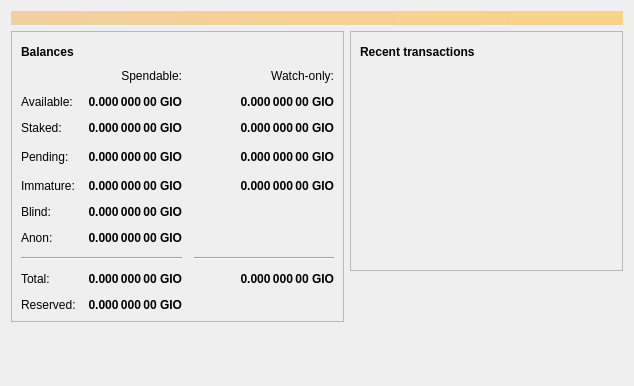
<?xml version="1.0" encoding="UTF-8"?>
<ui version="4.0">
 <class>OverviewPage</class>
 <widget class="QWidget" name="OverviewPage">
  <property name="geometry">
   <rect>
    <x>0</x>
    <y>0</y>
    <width>634</width>
    <height>386</height>
   </rect>
  </property>
  <property name="windowTitle">
   <string>Form</string>
  </property>
  <layout class="QVBoxLayout" name="topLayout">
   <item>
    <widget class="QLabel" name="labelAlerts">
     <property name="visible">
      <bool>false</bool>
     </property>
     <property name="styleSheet">
      <string notr="true">QLabel { background-color: qlineargradient(x1: 0, y1: 0, x2: 1, y2: 0, stop:0 #F0D0A0, stop:1 #F8D488); color:#000000; }</string>
     </property>
     <property name="wordWrap">
      <bool>true</bool>
     </property>
     <property name="margin">
      <number>3</number>
     </property>
     <property name="textInteractionFlags">
      <set>Qt::TextSelectableByMouse</set>
     </property>
    </widget>
   </item>
   <item>
    <layout class="QHBoxLayout" name="horizontalLayout" stretch="1,1">
     <item>
      <layout class="QVBoxLayout" name="verticalLayout_2">
       <item>
        <widget class="QFrame" name="frame">
         <property name="frameShape">
          <enum>QFrame::StyledPanel</enum>
         </property>
         <property name="frameShadow">
          <enum>QFrame::Raised</enum>
         </property>
         <layout class="QVBoxLayout" name="verticalLayout_4">
          <item>
           <layout class="QHBoxLayout" name="horizontalLayout_4">
            <item>
             <widget class="QLabel" name="label_5">
              <property name="font">
               <font>
                <weight>75</weight>
                <bold>true</bold>
               </font>
              </property>
              <property name="text">
               <string>Balances</string>
              </property>
             </widget>
            </item>
            <item>
             <widget class="QPushButton" name="labelWalletStatus">
              <property name="enabled">
               <bool>true</bool>
              </property>
              <property name="maximumSize">
               <size>
                <width>30</width>
                <height>16777215</height>
               </size>
              </property>
              <property name="toolTip">
               <string>The displayed information may be out of date. Your wallet automatically synchronizes with the Graviocoin network after a connection is established, but this process has not completed yet.</string>
              </property>
              <property name="text">
               <string/>
              </property>
              <property name="icon">
               <iconset>
                <normaloff>:/icons/warning</normaloff>
                <disabledoff>:/icons/warning</disabledoff>:/icons/warning</iconset>
              </property>
              <property name="iconSize">
               <size>
                <width>24</width>
                <height>24</height>
               </size>
              </property>
              <property name="flat">
               <bool>true</bool>
              </property>
             </widget>
            </item>
            <item>
             <spacer name="horizontalSpacer_3">
              <property name="orientation">
               <enum>Qt::Horizontal</enum>
              </property>
              <property name="sizeHint" stdset="0">
               <size>
                <width>40</width>
                <height>20</height>
               </size>
              </property>
             </spacer>
            </item>
           </layout>
          </item>
          <item>
           <layout class="QGridLayout" name="gridLayout">
            <property name="spacing">
             <number>12</number>
            </property>
            <item row="2" column="1">
             <widget class="QLabel" name="labelStaked">
              <property name="font">
               <font>
                <weight>75</weight>
                <bold>true</bold>
               </font>
              </property>
              <property name="cursor">
               <cursorShape>IBeamCursor</cursorShape>
              </property>
              <property name="toolTip">
               <string>Your current staked balance</string>
              </property>
              <property name="text">
               <string notr="true">0.000 000 00 GIO</string>
              </property>
              <property name="alignment">
               <set>Qt::AlignRight|Qt::AlignTrailing|Qt::AlignVCenter</set>
              </property>
              <property name="textInteractionFlags">
               <set>Qt::LinksAccessibleByMouse|Qt::TextSelectableByKeyboard|Qt::TextSelectableByMouse</set>
              </property>
             </widget>
            </item>
            <item row="2" column="2">
             <widget class="QLabel" name="labelWatchStaked">
              <property name="font">
               <font>
                <weight>75</weight>
                <bold>true</bold>
               </font>
              </property>
              <property name="cursor">
               <cursorShape>IBeamCursor</cursorShape>
              </property>
              <property name="toolTip">
               <string>Your current watch-only staked balance</string>
              </property>
              <property name="text">
               <string notr="true">0.000 000 00 GIO</string>
              </property>
              <property name="alignment">
               <set>Qt::AlignRight|Qt::AlignTrailing|Qt::AlignVCenter</set>
              </property>
              <property name="textInteractionFlags">
               <set>Qt::LinksAccessibleByMouse|Qt::TextSelectableByKeyboard|Qt::TextSelectableByMouse</set>
              </property>
             </widget>
            </item>
            <item row="4" column="2">
             <widget class="QLabel" name="labelWatchImmature">
              <property name="font">
               <font>
                <weight>75</weight>
                <bold>true</bold>
               </font>
              </property>
              <property name="cursor">
               <cursorShape>IBeamCursor</cursorShape>
              </property>
              <property name="toolTip">
               <string>Mined balance in watch-only addresses that has not yet matured</string>
              </property>
              <property name="text">
               <string notr="true">0.000 000 00 GIO</string>
              </property>
              <property name="alignment">
               <set>Qt::AlignRight|Qt::AlignTrailing|Qt::AlignVCenter</set>
              </property>
              <property name="textInteractionFlags">
               <set>Qt::LinksAccessibleByMouse|Qt::TextSelectableByKeyboard|Qt::TextSelectableByMouse</set>
              </property>
             </widget>
            </item>
            <item row="3" column="3">
             <spacer name="horizontalSpacer_2">
              <property name="orientation">
               <enum>Qt::Horizontal</enum>
              </property>
              <property name="sizeHint" stdset="0">
               <size>
                <width>40</width>
                <height>20</height>
               </size>
              </property>
             </spacer>
            </item>
            <item row="4" column="1">
             <widget class="QLabel" name="labelImmature">
              <property name="font">
               <font>
                <weight>75</weight>
                <bold>true</bold>
               </font>
              </property>
              <property name="cursor">
               <cursorShape>IBeamCursor</cursorShape>
              </property>
              <property name="toolTip">
               <string>Mined balance that has not yet matured</string>
              </property>
              <property name="text">
               <string notr="true">0.000 000 00 GIO</string>
              </property>
              <property name="alignment">
               <set>Qt::AlignRight|Qt::AlignTrailing|Qt::AlignVCenter</set>
              </property>
              <property name="textInteractionFlags">
               <set>Qt::LinksAccessibleByMouse|Qt::TextSelectableByKeyboard|Qt::TextSelectableByMouse</set>
              </property>
             </widget>
            </item>
            <item row="3" column="2">
             <widget class="QLabel" name="labelWatchPending">
              <property name="font">
               <font>
                <weight>75</weight>
                <bold>true</bold>
               </font>
              </property>
              <property name="cursor">
               <cursorShape>IBeamCursor</cursorShape>
              </property>
              <property name="toolTip">
               <string>Unconfirmed transactions to watch-only addresses</string>
              </property>
              <property name="text">
               <string notr="true">0.000 000 00 GIO</string>
              </property>
              <property name="alignment">
               <set>Qt::AlignRight|Qt::AlignTrailing|Qt::AlignVCenter</set>
              </property>
              <property name="textInteractionFlags">
               <set>Qt::LinksAccessibleByMouse|Qt::TextSelectableByKeyboard|Qt::TextSelectableByMouse</set>
              </property>
             </widget>
            </item>
            <item row="3" column="1">
             <widget class="QLabel" name="labelUnconfirmed">
              <property name="font">
               <font>
                <weight>75</weight>
                <bold>true</bold>
               </font>
              </property>
              <property name="cursor">
               <cursorShape>IBeamCursor</cursorShape>
              </property>
              <property name="toolTip">
               <string>Total of transactions that have yet to be confirmed, and do not yet count toward the spendable balance</string>
              </property>
              <property name="text">
               <string notr="true">0.000 000 00 GIO</string>
              </property>
              <property name="alignment">
               <set>Qt::AlignRight|Qt::AlignTrailing|Qt::AlignVCenter</set>
              </property>
              <property name="textInteractionFlags">
               <set>Qt::LinksAccessibleByMouse|Qt::TextSelectableByKeyboard|Qt::TextSelectableByMouse</set>
              </property>
             </widget>
            </item>
            <item row="2" column="0">
             <widget class="QLabel" name="labelStakedText">
              <property name="text">
               <string>Staked:</string>
              </property>
             </widget>
            </item>
            <item row="7" column="2">
             <widget class="Line" name="lineWatchBalance">
              <property name="sizePolicy">
               <sizepolicy hsizetype="Preferred" vsizetype="Fixed">
                <horstretch>0</horstretch>
                <verstretch>0</verstretch>
               </sizepolicy>
              </property>
              <property name="minimumSize">
               <size>
                <width>140</width>
                <height>0</height>
               </size>
              </property>
              <property name="orientation">
               <enum>Qt::Horizontal</enum>
              </property>
             </widget>
            </item>
            <item row="8" column="2">
             <widget class="QLabel" name="labelWatchTotal">
              <property name="font">
               <font>
                <weight>75</weight>
                <bold>true</bold>
               </font>
              </property>
              <property name="cursor">
               <cursorShape>IBeamCursor</cursorShape>
              </property>
              <property name="toolTip">
               <string>Current total balance in watch-only addresses</string>
              </property>
              <property name="text">
               <string notr="true">0.000 000 00 GIO</string>
              </property>
              <property name="alignment">
               <set>Qt::AlignRight|Qt::AlignTrailing|Qt::AlignVCenter</set>
              </property>
              <property name="textInteractionFlags">
               <set>Qt::LinksAccessibleByMouse|Qt::TextSelectableByKeyboard|Qt::TextSelectableByMouse</set>
              </property>
             </widget>
            </item>
            <item row="8" column="0">
             <widget class="QLabel" name="labelTotalText">
              <property name="text">
               <string>Total:</string>
              </property>
             </widget>
            </item>
            <item row="8" column="1">
             <widget class="QLabel" name="labelTotal">
              <property name="font">
               <font>
                <weight>75</weight>
                <bold>true</bold>
               </font>
              </property>
              <property name="cursor">
               <cursorShape>IBeamCursor</cursorShape>
              </property>
              <property name="toolTip">
               <string>Your current total balance</string>
              </property>
              <property name="text">
               <string notr="true">0.000 000 00 GIO</string>
              </property>
              <property name="alignment">
               <set>Qt::AlignRight|Qt::AlignTrailing|Qt::AlignVCenter</set>
              </property>
              <property name="textInteractionFlags">
               <set>Qt::LinksAccessibleByMouse|Qt::TextSelectableByKeyboard|Qt::TextSelectableByMouse</set>
              </property>
             </widget>
            </item>
            <item row="0" column="2">
             <widget class="QLabel" name="labelWatchonly">
              <property name="text">
               <string>Watch-only:</string>
              </property>
              <property name="alignment">
               <set>Qt::AlignRight|Qt::AlignTrailing|Qt::AlignVCenter</set>
              </property>
             </widget>
            </item>
            <item row="7" column="0" colspan="2">
             <widget class="Line" name="line">
              <property name="orientation">
               <enum>Qt::Horizontal</enum>
              </property>
             </widget>
            </item>
            <item row="1" column="0">
             <widget class="QLabel" name="labelBalanceText">
              <property name="text">
               <string>Available:</string>
              </property>
             </widget>
            </item>
            <item row="4" column="0">
             <widget class="QLabel" name="labelImmatureText">
              <property name="text">
               <string>Immature:</string>
              </property>
             </widget>
            </item>
            <item row="1" column="2">
             <widget class="QLabel" name="labelWatchAvailable">
              <property name="font">
               <font>
                <weight>75</weight>
                <bold>true</bold>
               </font>
              </property>
              <property name="cursor">
               <cursorShape>IBeamCursor</cursorShape>
              </property>
              <property name="toolTip">
               <string>Your current balance in watch-only addresses</string>
              </property>
              <property name="text">
               <string notr="true">0.000 000 00 GIO</string>
              </property>
              <property name="alignment">
               <set>Qt::AlignRight|Qt::AlignTrailing|Qt::AlignVCenter</set>
              </property>
              <property name="textInteractionFlags">
               <set>Qt::LinksAccessibleByMouse|Qt::TextSelectableByKeyboard|Qt::TextSelectableByMouse</set>
              </property>
             </widget>
            </item>
            <item row="3" column="0">
             <widget class="QLabel" name="labelPendingText">
              <property name="text">
               <string>Pending:</string>
              </property>
             </widget>
            </item>
            <item row="0" column="1">
             <widget class="QLabel" name="labelSpendable">
              <property name="text">
               <string>Spendable:</string>
              </property>
              <property name="alignment">
               <set>Qt::AlignRight|Qt::AlignTrailing|Qt::AlignVCenter</set>
              </property>
             </widget>
            </item>
            <item row="5" column="0">
             <widget class="QLabel" name="labelBlindBalanceText">
              <property name="text">
               <string>Blind:</string>
              </property>
             </widget>
            </item>
            <item row="5" column="1">
             <widget class="QLabel" name="labelBlindBalance">
              <property name="font">
               <font>
                <weight>75</weight>
                <bold>true</bold>
               </font>
              </property>
              <property name="cursor">
               <cursorShape>IBeamCursor</cursorShape>
              </property>
              <property name="toolTip">
               <string>Your current spendable blinded balance</string>
              </property>
              <property name="text">
               <string notr="true">0.000 000 00 GIO</string>
              </property>
              <property name="alignment">
               <set>Qt::AlignRight|Qt::AlignTrailing|Qt::AlignVCenter</set>
              </property>
              <property name="textInteractionFlags">
               <set>Qt::LinksAccessibleByMouse|Qt::TextSelectableByKeyboard|Qt::TextSelectableByMouse</set>
              </property>
             </widget>
            </item>
            <item row="6" column="0">
             <widget class="QLabel" name="labelAnonText">
              <property name="text">
               <string>Anon:</string>
              </property>
             </widget>
            </item>
            <item row="6" column="1">
             <widget class="QLabel" name="labelAnonBalance">
              <property name="font">
               <font>
                <weight>75</weight>
                <bold>true</bold>
               </font>
              </property>
              <property name="cursor">
               <cursorShape>IBeamCursor</cursorShape>
              </property>
              <property name="toolTip">
               <string>Your current spendable anon balance</string>
              </property>
              <property name="text">
               <string notr="true">0.000 000 00 GIO</string>
              </property>
              <property name="alignment">
               <set>Qt::AlignRight|Qt::AlignTrailing|Qt::AlignVCenter</set>
              </property>
              <property name="textInteractionFlags">
               <set>Qt::LinksAccessibleByMouse|Qt::TextSelectableByKeyboard|Qt::TextSelectableByMouse</set>
              </property>
             </widget>
            </item>
            <item row="1" column="1">
             <widget class="QLabel" name="labelBalance">
              <property name="font">
               <font>
                <weight>75</weight>
                <bold>true</bold>
               </font>
              </property>
              <property name="cursor">
               <cursorShape>IBeamCursor</cursorShape>
              </property>
              <property name="toolTip">
               <string>Your current spendable balance</string>
              </property>
              <property name="text">
               <string notr="true">0.000 000 00 GIO</string>
              </property>
              <property name="alignment">
               <set>Qt::AlignRight|Qt::AlignTrailing|Qt::AlignVCenter</set>
              </property>
              <property name="textInteractionFlags">
               <set>Qt::LinksAccessibleByMouse|Qt::TextSelectableByKeyboard|Qt::TextSelectableByMouse</set>
              </property>
             </widget>
            </item>
            <item row="9" column="0">
             <widget class="QLabel" name="labelReservedText">
              <property name="text">
               <string>Reserved:</string>
              </property>
             </widget>
            </item>
            <item row="9" column="1">
             <widget class="QLabel" name="labelReserved">
              <property name="font">
               <font>
                <weight>75</weight>
                <bold>true</bold>
               </font>
              </property>
              <property name="cursor">
               <cursorShape>IBeamCursor</cursorShape>
              </property>
              <property name="toolTip">
               <string>Your current spendable balance</string>
              </property>
              <property name="text">
               <string notr="true">0.000 000 00 GIO</string>
              </property>
              <property name="alignment">
               <set>Qt::AlignRight|Qt::AlignTrailing|Qt::AlignVCenter</set>
              </property>
              <property name="textInteractionFlags">
               <set>Qt::LinksAccessibleByMouse|Qt::TextSelectableByKeyboard|Qt::TextSelectableByMouse</set>
              </property>
             </widget>
            </item>
           </layout>
          </item>
         </layout>
        </widget>
       </item>
       <item>
        <spacer name="verticalSpacer">
         <property name="orientation">
          <enum>Qt::Vertical</enum>
         </property>
         <property name="sizeHint" stdset="0">
          <size>
           <width>20</width>
           <height>40</height>
          </size>
         </property>
        </spacer>
       </item>
      </layout>
     </item>
     <item>
      <layout class="QVBoxLayout" name="verticalLayout_3">
       <item>
        <widget class="QFrame" name="frame_2">
         <property name="frameShape">
          <enum>QFrame::StyledPanel</enum>
         </property>
         <property name="frameShadow">
          <enum>QFrame::Raised</enum>
         </property>
         <layout class="QVBoxLayout" name="verticalLayout">
          <item>
           <layout class="QHBoxLayout" name="horizontalLayout_2">
            <item>
             <widget class="QLabel" name="label_4">
              <property name="font">
               <font>
                <weight>75</weight>
                <bold>true</bold>
               </font>
              </property>
              <property name="text">
               <string>Recent transactions</string>
              </property>
             </widget>
            </item>
            <item>
             <widget class="QPushButton" name="labelTransactionsStatus">
              <property name="enabled">
               <bool>true</bool>
              </property>
              <property name="maximumSize">
               <size>
                <width>30</width>
                <height>16777215</height>
               </size>
              </property>
              <property name="toolTip">
               <string>The displayed information may be out of date. Your wallet automatically synchronizes with the Graviocoin network after a connection is established, but this process has not completed yet.</string>
              </property>
              <property name="text">
               <string/>
              </property>
              <property name="icon">
               <iconset>
                <normaloff>:/icons/warning</normaloff>
                <disabledoff>:/icons/warning</disabledoff>:/icons/warning</iconset>
              </property>
              <property name="iconSize">
               <size>
                <width>24</width>
                <height>24</height>
               </size>
              </property>
              <property name="flat">
               <bool>true</bool>
              </property>
             </widget>
            </item>
            <item>
             <spacer name="horizontalSpacer">
              <property name="orientation">
               <enum>Qt::Horizontal</enum>
              </property>
              <property name="sizeHint" stdset="0">
               <size>
                <width>40</width>
                <height>20</height>
               </size>
              </property>
             </spacer>
            </item>
           </layout>
          </item>
          <item>
           <widget class="QListView" name="listTransactions">
            <property name="styleSheet">
             <string notr="true">QListView { background: transparent; }</string>
            </property>
            <property name="frameShape">
             <enum>QFrame::NoFrame</enum>
            </property>
            <property name="verticalScrollBarPolicy">
             <enum>Qt::ScrollBarAlwaysOff</enum>
            </property>
            <property name="horizontalScrollBarPolicy">
             <enum>Qt::ScrollBarAlwaysOff</enum>
            </property>
            <property name="selectionMode">
             <enum>QAbstractItemView::NoSelection</enum>
            </property>
           </widget>
          </item>
         </layout>
        </widget>
       </item>
       <item>
        <spacer name="verticalSpacer_2">
         <property name="orientation">
          <enum>Qt::Vertical</enum>
         </property>
         <property name="sizeHint" stdset="0">
          <size>
           <width>20</width>
           <height>40</height>
          </size>
         </property>
        </spacer>
       </item>
      </layout>
     </item>
    </layout>
   </item>
  </layout>
 </widget>
 <resources/>
 <connections/>
</ui>
